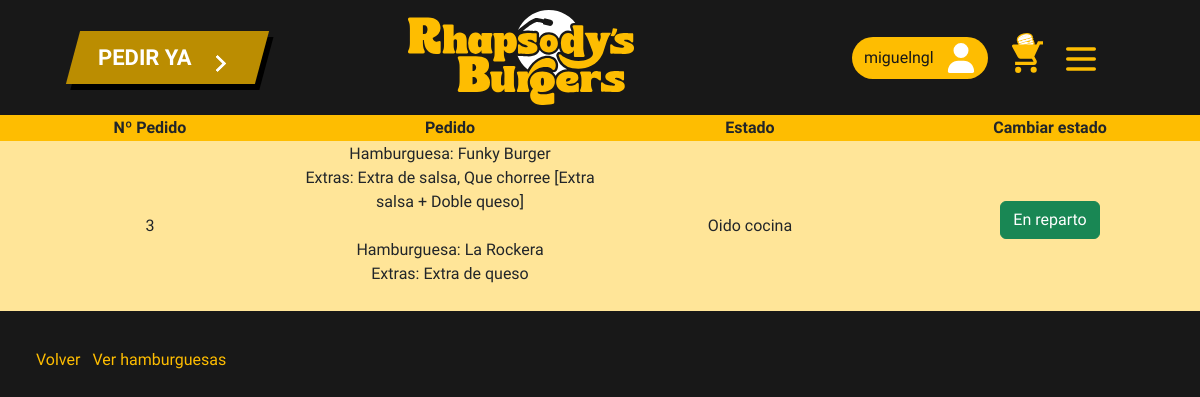
Before: /cocina.php (signed in) with the older database file.
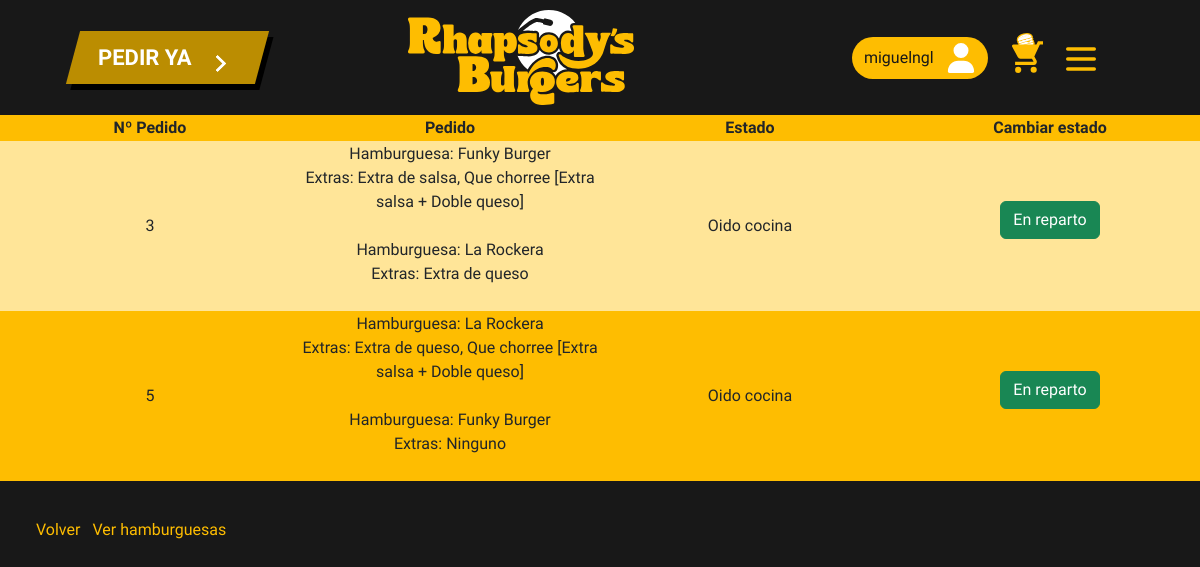
After: the same page with the newer database file.
### tables this page shows
CREATE TABLE `pedidos` (
  `ID_Pedido` int(11) NOT NULL,
  `ID_Usuario` int(11) NOT NULL,
  `Nombre_Cliente` varchar(255) NOT NULL,
  `Pedido` varchar(512) NOT NULL,
  `Direccion` varchar(255) NOT NULL,
  `Estado` int(11) NOT NULL DEFAULT 0,
  `ID_Repartidor` int(11) DEFAULT NULL
);

### cocina.php (the view, shortened to what this page needs)
<!DOCTYPE html>
<html lang="en">
<head>
    <link rel="stylesheet" href="css/normalize.css">
    <link href="https://cdn.jsdelivr.net/npm/bootstrap@5.3.2/dist/css/bootstrap.min.css" rel="stylesheet">
    <link rel="stylesheet" href="css/gestiones.css">
    <link rel="stylesheet" href="css/header.css">
    <link rel="stylesheet" href="css/footer.css">
</head>
<body>
<?php
include './php/conexion.php';
include './php/header.php';
if(isset($_SESSION["Usu"])){
    $idUsu = $_SESSION["Usu"];
    $consulta1 = "SELECT * FROM `usuario` WHERE `Apodo` =  ?";
    $stmt = $conexion->prepare($consulta1);
    $stmt->bind_param("s", $idUsu);
    $stmt->execute();
    $result = $stmt->get_result();
    if($result->num_rows > 0){
        $array = $result->fetch_assoc();
        if($array["Tipo_usuario"] == 1 || $array["Tipo_usuario"] == 2){
            $consulta2 = "SELECT * FROM `pedidos`";
            $stmt2 = $conexion->prepare($consulta2);
            $stmt2->execute();
            $result2 = $stmt2->get_result();
            if($result2->num_rows > 0){
                echo "<table>";
                echo "<tr><th>Nº Pedido</th><th>Pedido</th><th>Estado</th><th>Cambiar estado</th></tr>";
                foreach ($result2 as $pedido) {
                    if($pedido['Estado'] == 0){
                        echo "<tr>";
                        echo "<td>" . $pedido['ID_Pedido'] . "</td>";
                        echo "<td>";
                            $burgers = explode("}, ", $pedido['Pedido']);
                            if (end($burgers) !== "") {
                                $burgers[count($burgers) - 1] .= "}";
                            }
                            foreach ($burgers as $burger) {
                                $parts = explode(" - {EXTRAS: ", $burger);
                                if (count($parts) == 2) {
                                    $name = $parts[0];
                                    $extras = rtrim($parts[1], '}');
                                } else {
                                    $name = $burger;
                                    $extras = '';
                                }
                                echo "Hamburguesa: " . $name . "<br>";
                                if (!empty($extras)) {
                                    echo "Extras: " . $extras . "<br><br>";
                                } else {
                                    echo "Extras: Ninguno<br><br>";
                                }
                            }
                        echo "</td>";
                        if($pedido['Estado'] == 0){
                            echo "<td>Oido cocina</td>";
                        }elseif($pedido['Estado'] == 1){
                            echo "<td>En reparto</td>";
                        }else{
                            echo "<td>Entregado</td>";
                        };
                        echo "<td class='estado'>
                        <form action='php/cambiarPedido.php' method='post' enctype='multipart/form-data'>
                            <input type='number' id='id' name='id' class='d-none' value='".$pedido['ID_Pedido']."'>
                            <input type='hidden' name='estado' value='1'>
                            <input type='submit' id='enviar_cocinero' class='btn btn-success' value='En reparto'>
                        </form>
                        </td>";
                        echo "</tr>";
                    }
                }
                echo "</table>";
                echo '<nav class="submenu"><a href="miperfil.php">Volver</a>';
                echo '<a href="gestionarBurgers.php">Ver hamburguesas</a></nav>';
            }
        }else{
            echo("<h4>ERROR 404 NOT FOUND</h4>");
        }
    }else{
        echo("<h4>ERROR 404 NOT FOUND</h4>");
    }
    }else{
        echo("<h4>ERROR 404 NOT FOUND</h4>");
    }
?>
</body>
</html>

Changed rows visible on the page:
added pedidos: ID_Pedido "5", name "La Rockera", extras "Extra de queso, Que chorree [Extra salsa + Doble queso]", name "Funky Burger", Estado "Oido cocina"
